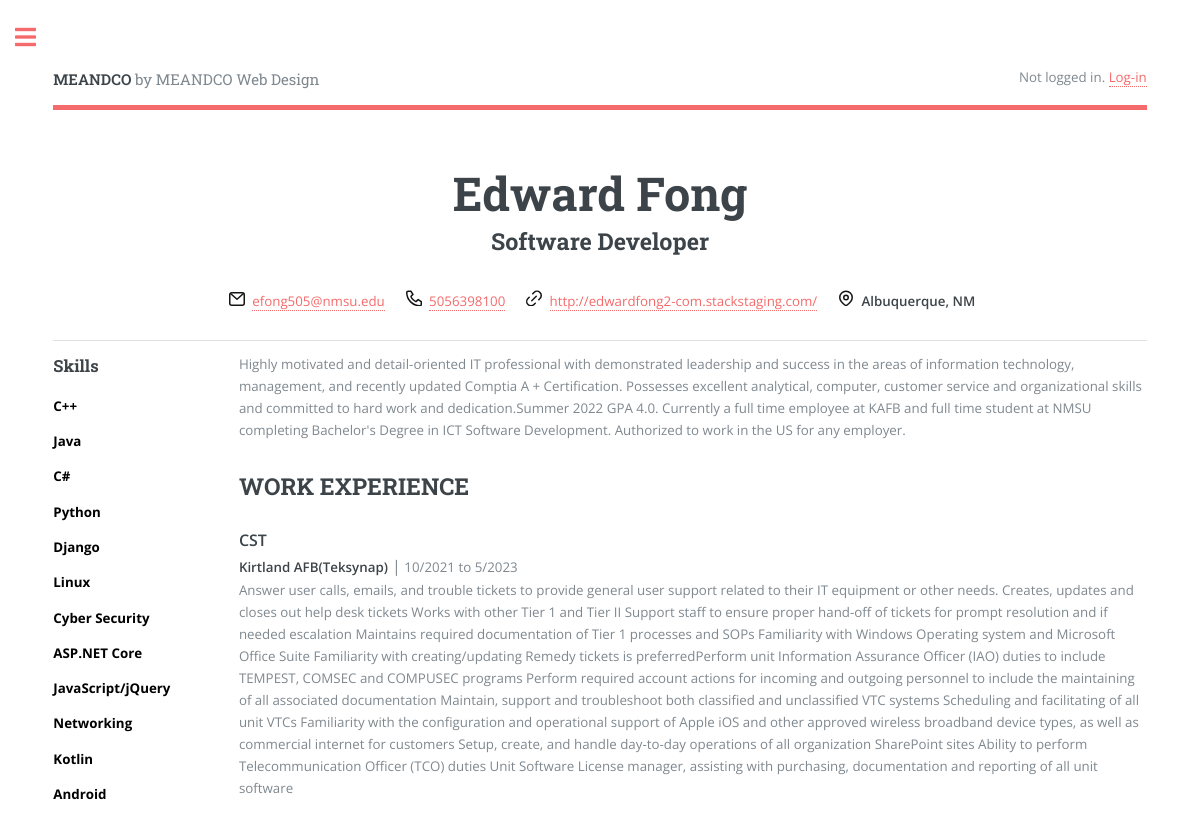
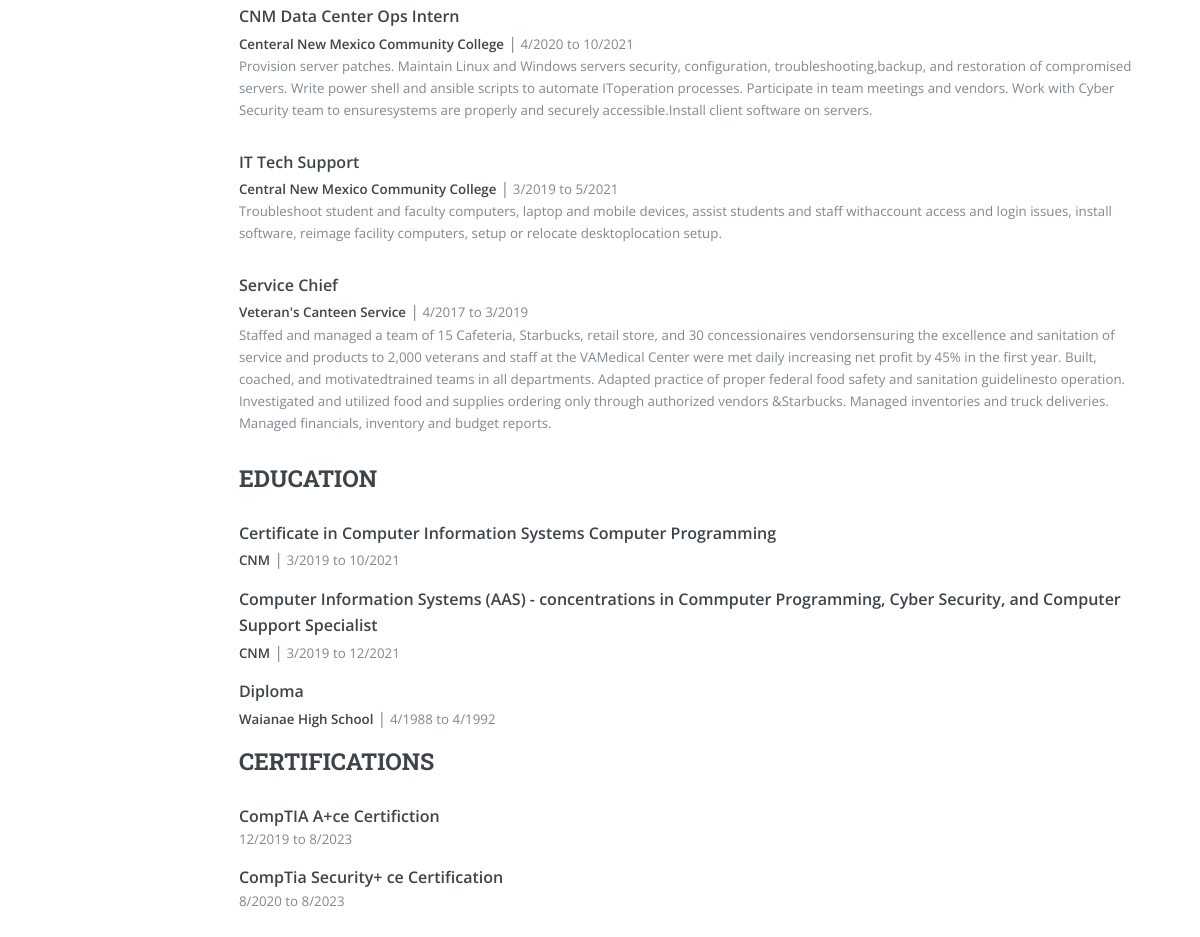
The page /about/ on the database its author committed (2 pictures, top to bottom).
### resume/models.py (models this page shows, shortened)
class Header(models.Model):
    name = models.CharField(max_length=250)
    intro = models.TextField()
    title = models.CharField(max_length=250)
    phone = models.CharField(max_length=30)
    email = models.EmailField(max_length=250)
    link = models.CharField(max_length=250)
    address = models.CharField(max_length=250)

class Skill(models.Model):
    name = models.CharField(max_length=250)
    def __str__(self):
        return self.name

class WorkExperience(models.Model):
    title = models.CharField(max_length=250)
    location = models.CharField(max_length=250)
    start = models.DateField()
    end = models.DateField()
    duties = models.TextField()
    class Meta:
        ordering = ['-start', 'end']
        indexes = [
            models.Index(fields=['-start'])
        ]

class Education(models.Model):
    title = models.CharField(max_length=250)
    school = models.CharField(max_length=250)
    start = models.DateField()
    end = models.DateField()
    class Meta:
        ordering = ['-start', 'end']
        indexes = [
            models.Index(fields=['-start'])
        ]

### resume/views.py (the view)
# urls.py: path('about/', views.about, name='about'),
def about(request):
    head = Header.objects.all()
    skills = Skill.objects.all()
    work = WorkExperience.objects.all()
    education = Education.objects.all()
    certifications = Certification.objects.all()
    context = {'head': head, 'skills':skills,
                'work':work,'education':education,
                'certifications': certifications}
    return render(request, 'resume/about.html', context)

### resume/templates/resume/about.html (shortened to what this page needs)
{% extends "homebase.html" %}
{% load static %}
{% block content %}
<section>
    <header class="main">
        {% if head %}
        {% for h in head  %}
        <h1 id="h1Header" class="cent">{{ h.name }}</h1>
        <h2 id="h2Header" class="cent">{{ h.title }}</h2>
        <ul class="icons cent">
            <li>
                <a href="mailto:{{ h.email }}"><span class="label">{{ h.email }}</span></a>
            </li>
            <li>
                <a href="tel:{{ h.phone }}"><span class="label">{{ h.phone }}</span></a>
            </li>
            <li>
                <a href="{{ h.link }}"><span class="label">{{ h.link }}</span></a>
            </li>
            <li>
                <span class="label"><strong>Albuquerque, NM</strong></span>
            </li>
        </ul>
        <hr class="headerhr" />
        {% endfor %}
        {% else %}
        <h1 id="h1Header" class="cent">Edward Fong</h1>
        <h2 id="h2Header" class="cent">Software Developer</h2>
        <hr class="headerhr" /><br>
        {% endif %}
    </header>
    <div class="row">
        <div class="col-2 col-12-small">
            <h3>Skills</h3>
            <ul class="no-bullets">
                {% if skills %}
                {% for skill in skills %}
                <li class="no-bullets">{{ skill }}</li>
                {% endfor %}
                {% endif %}
            </ul>
        </div>
        <div class="col-10 col-12-small">
            <p class="intro">Highly motivated and detail-oriented IT professional with demonstrated leadership and success in the areas of information technology, management, and recently updated Comptia A + Certification. Possesses excellent analytical, computer, customer service and organizational skills and committed to hard work and dedication.Summer 2022 GPA 4.0. Currently a full time employee at KAFB and full time student at NMSU completing Bachelor's Degree in ICT Software Development. Authorized to work in the US for any employer.</p>
            <h2>WORK EXPERIENCE</h2>
            {% if work %}
            {% for experience in work %}
            <span class="jobtitle"><strong>{{ experience.title }}</strong></span>
            <div><strong>{{ experience.location }}</strong><span class="seperate"> |</span> {{ experience.start| date:"n/Y"}} to {{ experience.end | date:"n/Y"}}</div>
            <div class="jobduties">{{ experience.duties }}</div>
            {% endfor %}
            {% endif %}
            <h2>EDUCATION</h2>
            {% if education %}
            {% for ed in education %}
                <span class="edutitle"><strong>{{ ed.title }}</strong></span>
                <div class="edumargin"><strong>{{ ed.school}}</strong><span class="seperate"> |</span> {{ ed.start | date:"n/Y" }} to {{ ed.end | date:"n/Y"}}</div>
            {% endfor %}
            {% endif %}
            <h2>CERTIFICATIONS</h2>
            {% if cerficaations %}
            {% for cert in certifications %}
            <span class="edutitle"><strong>{{ cert.name }}</strong></span>
            <div class="edumargin">{{ cert.start | date:"n, Y"}} to {{ cert.end }}</div>
            {% endfor %}
            {% else %}
            <span class="edutitle"><strong>CompTIA A+ce Certifiction</strong></span>
            <div class="edumargin">12/2019 to 8/2023</div>
            <span class="edutitle"><strong>CompTia Security+ ce Certification</strong></span>
            <div class="edumargin">8/2020 to 8/2023</div>
            {% endif %}
        </div>
    </div>
</section>
{% endblock content %}

### quote/static/assets/css/main.css (style rules this page uses)
html, body, div, span, applet, object, iframe, h1, h2, h3, h4, h5, h6, p, blockquote, pre, a, abbr, acronym, address, big, cite, code, del, dfn, em, img, ins, kbd, q, s, samp, small, strike, strong, sub, sup, tt, var, b, u, i, center, dl, dt, dd, ol, ul, li, fieldset, form, label, legend, table, caption, tbody, tfoot, thead, tr, th, td, article, aside, canvas, details, embed, figure, figcaption, footer, header, hgroup, menu, nav, output, ruby, section, summary, time, mark, audio, video { margin: 0; padding: 0; border: 0; font-size: 100%; font: inherit; vertical-align: baseline; }
article, aside, details, figcaption, figure, footer, header, hgroup, menu, nav, section { display: block; }
body { line-height: 1; }
ol, ul { list-style: none; }
body { -webkit-text-size-adjust: none; }
body { -ms-overflow-style: scrollbar; }
html { box-sizing: border-box; }
*, *:before, *:after { box-sizing: inherit; }
body { background: #ffffff; }
body, input, select, textarea { color: #7f888f; font-family: "Open Sans", sans-serif; font-size: 13pt; font-weight: 400; line-height: 1.65; }
@media screen and (max-width: 1680px) { body, input, select, textarea { font-size: 11pt; } }
@media screen and (max-width: 1280px) { body, input, select, textarea { font-size: 10pt; } }
a { -moz-transition: color 0.2s ease-in-out, border-bottom-color 0.2s ease-in-out; -webkit-transition: color 0.2s ease-in-out, border-bottom-color 0.2s ease-in-out; -ms-transition: color 0.2s ease-in-out, border-bottom-color 0.2s ease-in-out; transition: color 0.2s ease-in-out, border-bottom-color 0.2s ease-in-out; border-bottom: dotted 1px; color: #f56a6a; text-decoration: none; }
strong, b { color: #3d4449; font-weight: 600; }
p { margin: 0 0 2em 0; }
h1, h2, h3, h4, h5, h6 { color: #3d4449; font-family: "Roboto Slab", serif; font-weight: 700; line-height: 1.5; margin: 0 0 1em 0; }
h1 { font-size: 4em; margin: 0 0 0.5em 0; line-height: 1.3; }
h2 { font-size: 1.75em; }
h3 { font-size: 1.25em; }
@media screen and (max-width: 1680px) { h1 { font-size: 3.5em; } }
hr { border: 0; border-bottom: solid 1px rgba(210, 215, 217, 0.75); margin: 2em 0; }
.row { display: flex; flex-wrap: wrap; box-sizing: border-box; align-items: stretch; }
.row > * { box-sizing: border-box; }
.row > .col-2 { width: 16.66667%; }
.row > .col-10 { width: 83.33333%; }
.row { margin-top: 0; margin-left: -1.5em; }
.row > * { padding: 0 0 0 1.5em; }
@media screen and (max-width: 1680px) { .row { display: flex; flex-wrap: wrap; box-sizing: border-box; align-items: stretch; } }
@media screen and (max-width: 1680px) { .row > * { box-sizing: border-box; } }
@media screen and (max-width: 1680px) { .row { margin-top: 0; margin-left: -1.5em; } }
@media screen and (max-width: 1680px) { .row > * { padding: 0 0 0 1.5em; } }
@media screen and (max-width: 1280px) { .row { display: flex; flex-wrap: wrap; box-sizing: border-box; align-items: stretch; } }
@media screen and (max-width: 1280px) { .row > * { box-sizing: border-box; } }
@media screen and (max-width: 1280px) { .row { margin-top: 0; margin-left: -1.5em; } }
@media screen and (max-width: 1280px) { .row > * { padding: 0 0 0 1.5em; } }
header.main > :last-child { margin: 0 0 1em 0; }
ul { list-style: disc; margin: 0 0 2em 0; padding-left: 1em; }
ul li { padding-left: 0.5em; }
ul.icons { cursor: default; list-style: none; padding-left: 0; }
ul.icons li { display: inline-block; padding: 0 1em 0 0; }
ul.icons li:last-child { padding-right: 0; }
#main > .inner > section { padding: 6em 0 4em 0 ; border-top: solid 2px rgba(210, 215, 217, 0.75); }
#main > .inner > section:first-of-type { border-top: 0 !important; }
@media screen and (max-width: 1680px) { #main > .inner > section { padding: 5em 0 3em 0 ; } }
@media screen and (max-width: 1280px) { #main > .inner > section { padding: 4em 0 2em 0 ; } }

### resume/templates/resume/about.html (style rules this page uses)
#h1Header { margin-bottom: 0; }
#h2Header { margin-top: 0; }
hr.headerhr { margin: 1em 0; margin-top: 0%; margin-bottom: 3em; }
.cent { text-align: center; }
p.intro { margin-top: 0%; }
ul.no-bullets { list-style-type: none; padding: 0; margin: 0; }
ul li.no-bullets { margin: 0%; padding: 0%; font-weight: bolder; color: black; margin-bottom: 1em; }
.jobtitle { font-weight: bolder; font-size: larger; }
.edutitle { font-weight: bolder; font-size: larger; }
.seperate { font-size: larger; }
.jobduties { margin-bottom: 2em; }
.edumargin { margin-bottom: 1em; }

### rows shown on the page
Header: name "Edward Fong", title "Software Developer", email "efong505@nmsu.edu", phone "5056398100", link "http://edwardfong2-com.stackstaging.com/"
Skill: name "C++"
Skill: name "Java"
Skill: name "C#"
Skill: name "Python"
Skill: name "Django"
Skill: name "Linux"
Skill: name "Cyber Security"
Skill: name "ASP.NET Core"
Skill: name "JavaScript/jQuery"
Skill: name "Networking"
Skill: name "Kotlin"
Skill: name "Android"
WorkExperience: title "CST", location "Kirtland AFB(Teksynap)", start "10/2021", end "5/2023", duties "Answer user calls, emails, and trouble tickets to provide general user support related to their IT equipment or other needs. Creates, updates and closes out help desk tickets Works with other Tier 1 and Tier II Support staff to ensure proper hand-off of tickets for prompt resolution and if needed escalation Maintains required documentation of Tier 1 processes and SOPs Familiarity with Windows Operating system and Microsoft Office Suite Familiarity with creating/updating Remedy tickets is preferredPerform unit Information Assurance Officer (IAO) duties to include TEMPEST, COMSEC and COMPUSEC programs Perform required account actions for incoming and outgoing personnel to include the…"
WorkExperience: title "CNM Data Center Ops Intern", location "Centeral New Mexico Community College", start "4/2020", end "10/2021", duties "Provision server patches. Maintain Linux and Windows servers security, configuration, troubleshooting,backup, and restoration of compromised servers. Write power shell and ansible scripts to automate IToperation processes. Participate in team meetings and vendors. Work with Cyber Security team to ensuresystems are properly and securely accessible.Install client software on servers."
WorkExperience: title "IT Tech Support", location "Central New Mexico Community College", start "3/2019", end "5/2021", duties "Troubleshoot student and faculty computers, laptop and mobile devices, assist students and staff withaccount access and login issues, install software, reimage facility computers, setup or relocate desktoplocation setup."
WorkExperience: title "Service Chief", location "Veteran's Canteen Service", start "4/2017", end "3/2019", duties "Staffed and managed a team of 15 Cafeteria, Starbucks, retail store, and 30 concessionaires vendorsensuring the excellence and sanitation of service and products to 2,000 veterans and staff at the VAMedical Center were met daily increasing net profit by 45% in the first year. Built, coached, and motivatedtrained teams in all departments. Adapted practice of proper federal food safety and sanitation guidelinesto operation. Investigated and utilized food and supplies ordering only through authorized vendors &Starbucks. Managed inventories and truck deliveries. Managed financials, inventory and budget reports."
Education: title "Certificate in Computer Information Systems Computer Programming", school "CNM", start "3/2019", end "10/2021"
Education: title "Computer Information Systems (AAS) - concentrations in Commputer Programming, Cyber Security, and Computer Support Specialist", school "CNM", start "3/2019", end "12/2021"
Education: title "Diploma", school "Waianae High School", start "4/1988", end "4/1992"
